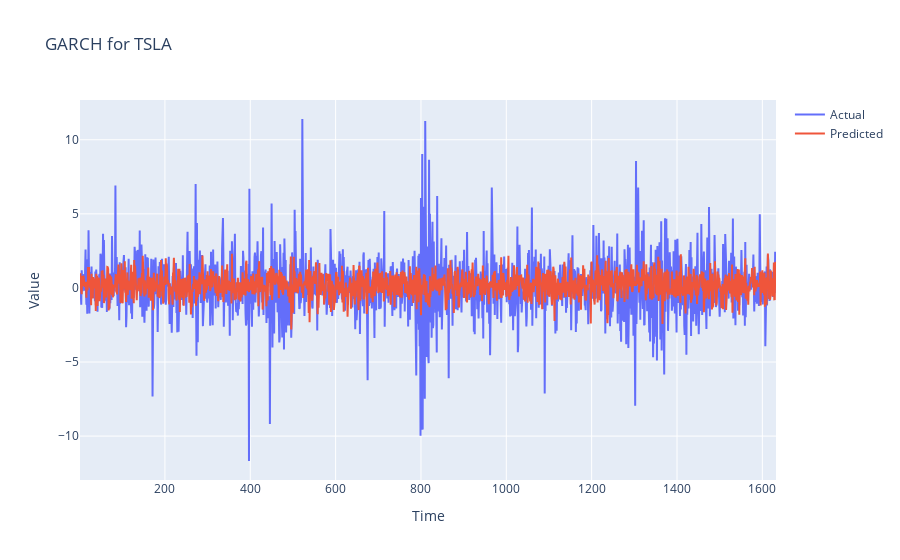

This figure's notebook cell:
### Code cell
Y = RACE['lRETS'].dropna()
T = len(Y)

param0 = np.array([0.18, 0.27, 0.15, 0.4])
param_star = opt.minimize(GARCH, param0, method = 'BFGS' , options = {'xtol' : 1e-8, 'disp' : True})
Y_GARCH = GARCH_Prod(param_star.x,Y[1],T)
timevec = np.linspace(1,T,T)

'''fig = plt.figure(figsize = (14,6))
plt.plot(timevec, Y, 'r-', label = 'Actual')
plt.plot(timevec, Y_GARCH, 'b:', label = 'Predicted')

plt.legend(loc = 'upper right')
plt.title("GARCH Model for RACE")
plt.show()'''


import plotly.graph_objects as go

def plot_garch(timevec, actual, predicted, title='GARCH Model'):

  fig = go.Figure()

  fig.add_trace(go.Scatter(
      x=timevec,  
      y=actual,
      mode='lines',
      name='Actual'
  ))

  fig.add_trace(go.Scatter(
      x=timevec, 
      y=predicted,
      mode='lines',
      name='Predicted'
  ))

  fig.update_layout(
      title=title,
      xaxis_title='Time',
      yaxis_title='Value'
  )

  return fig


fig = plot_garch(timevec, Y, Y_GARCH, 'GARCH for TSLA')
fig.show()

### Figure 1 — Plotly figure (JSON) as saved in the notebook; plotly's stock layout.template omitted (floating-point values rounded to 4 significant figures; data arrays with more than 128 entries replaced by an {"elided": "..."} marker saying what was removed)
{"data": [{"mode": "lines", "name": "Actual", "type": "scatter", "x": {"elided": "1632 int values"}, "y": {"elided": "1632 float values"}}, {"mode": "lines", "name": "Predicted", "type": "scatter", "x": {"elided": "1632 int values"}, "y": {"elided": "1632 float values"}}], "layout": {"title": {"text": "GARCH for TSLA"}, "xaxis": {"title": {"text": "Time"}}, "yaxis": {"title": {"text": "Value"}}}}
